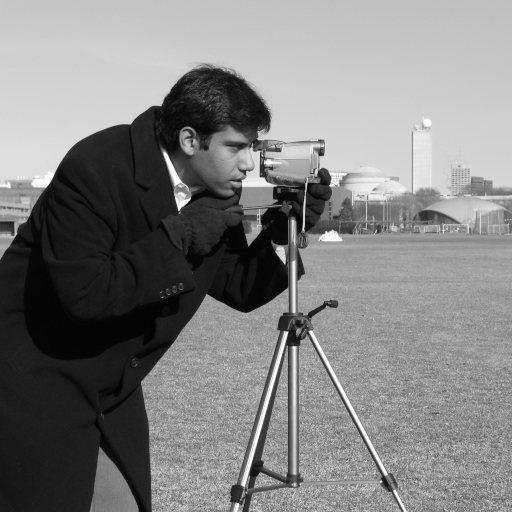
#> input picture skimage.data.camera(), 512 x 512 px
$ jupyter execute Sheet3.ipynb
#> lines starting #> are read from the running program, lines starting #| are printed output that depends on the picture; after the words box and inside, x2 and y2 are one past the last pixel; in counts of white or black regions, pixels touching at a corner belong together
[cell 1]
import numpy as np
import skimage as ski
import matplotlib.pyplot as plt

[cell 2]
np.ones( (100,120),dtype=np.uint8)

[cell 3]
ski.io.imshow(np.random.random((100,120)))
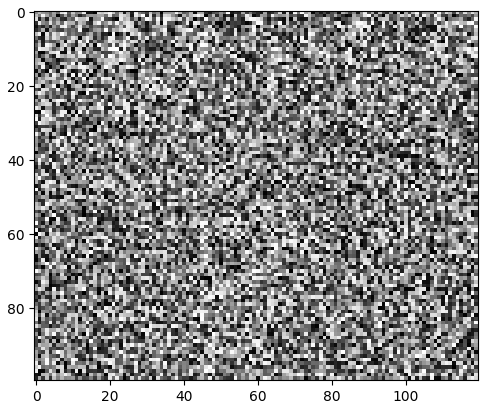
#> figure drawn by matplotlib, 1 panel

[cell 4]
cameraMan = ski.data.camera()
#> cameraMan is the input picture: shape (512, 512); min 0, max 255, mean 129.1

[cell 5]
cameraMan.dtype

[cell 6]
cameraManBrightness = cameraMan + 25
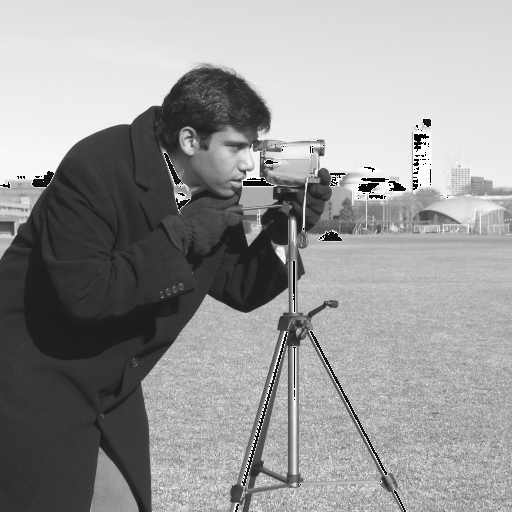
#> cameraManBrightness: shape (512, 512); min 0, max 255, mean 151.6
ski.io.imshow(cameraManBrightness)

[cell 7]
image = ski.io.imread("Image1.png")
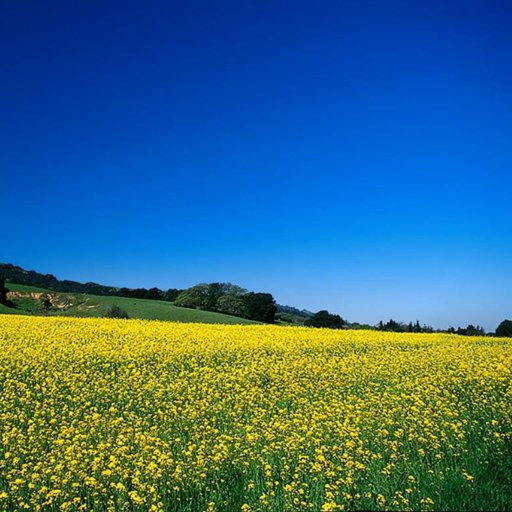
#> input picture 2025/Lab 5/Image1.png, 512 x 512 px
#> image is the input picture: shape (512, 512, 3); mean R, G, B 55, 107.2, 129.3
imageGray = ski.color.rgb2gray(image)
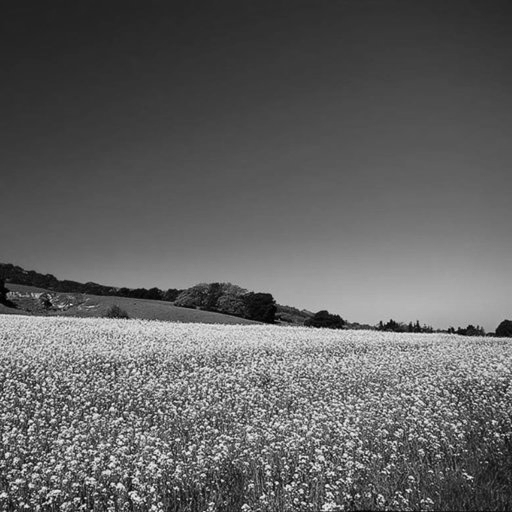
#> imageGray: shape (512, 512) float64; min 0, max 0.971, mean 0.383

[cell 8]
_ , (x,y) = plt.subplots(1,2,figure=(6,6))
x.imshow(image)
y.imshow(imageGray, "gray")

[cell 9]
image.dtype

# Eculdian

$$ D = \sqrt{(X_1-midPoint)^2 + (Y_1-midPoint)^2}$$

[cell 10]
rectangle = np.zeros((512,512,3))
rectangle[100:200,200:300] = 1
ski.io.imshow(rectangle)
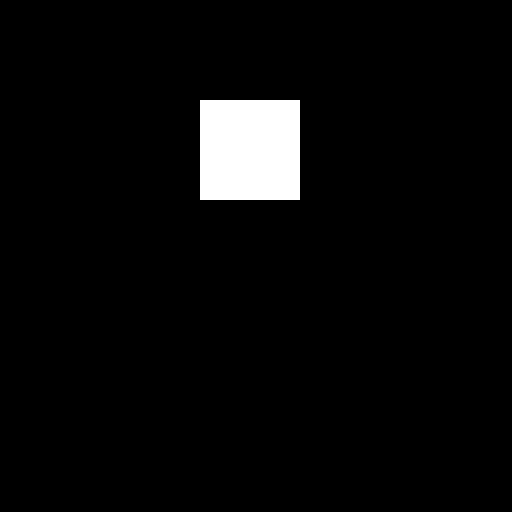
#> shown: shape (512, 512, 3) float64; values 0 (black) and 1 (white), 3.8% white; 1 white region, box (x1, y1, x2, y2) and area: (200, 100, 300, 200) 10000

[cell 11]
rectangle.dtype

[cell 12]
maskImage = image * rectangle.astype(np.uint8)
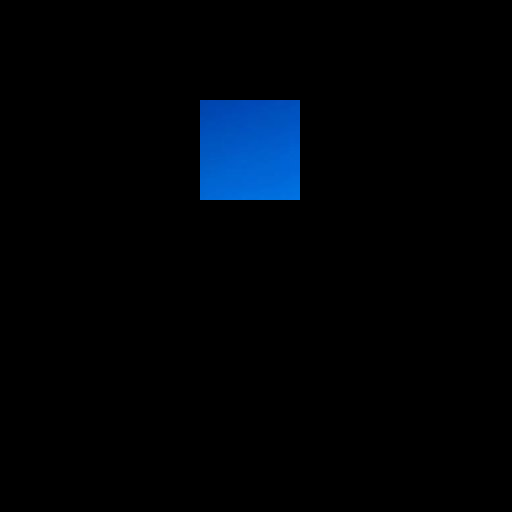
#> maskImage: shape (512, 512, 3); mean R, G, B 0, 3.5, 7.6
